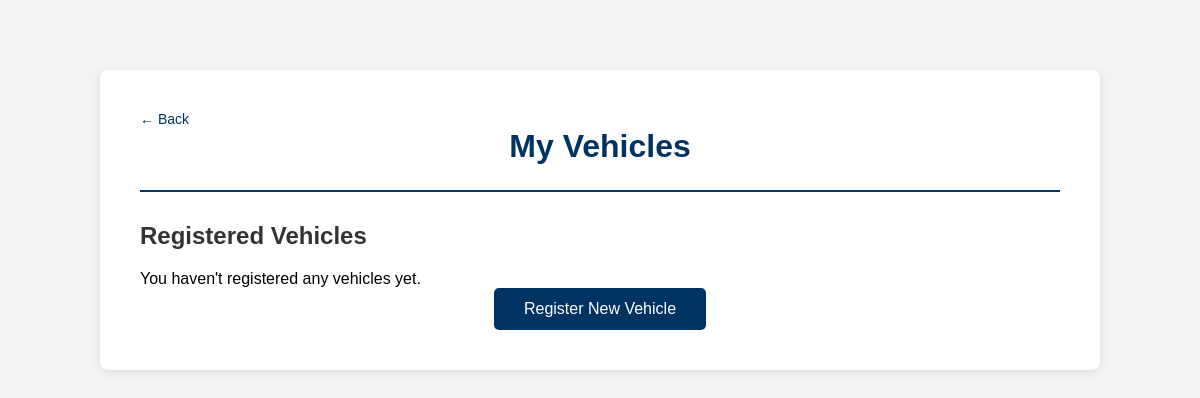
Page /view_vehicles (signed in) on the earlier database version.
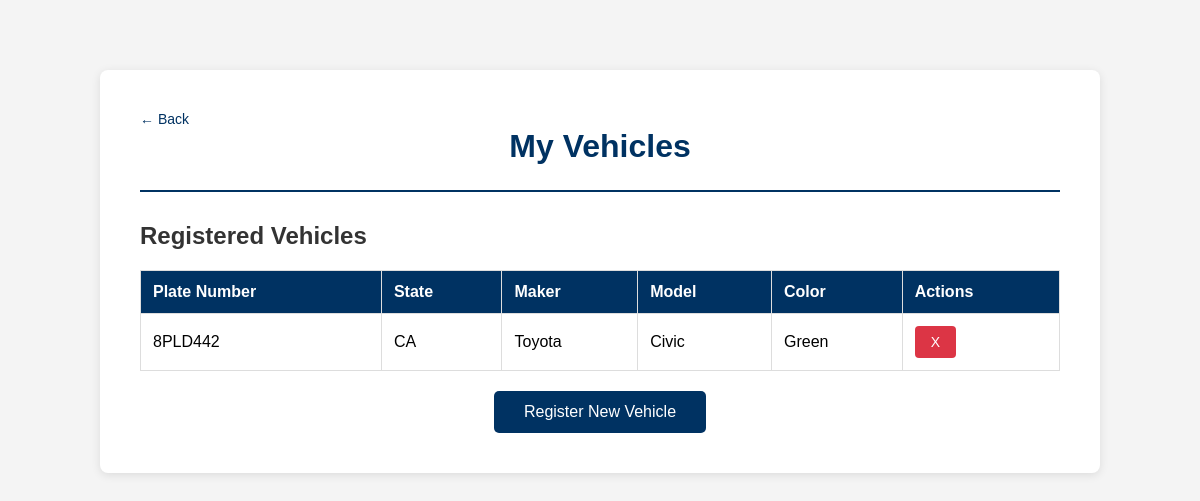
Same page on the later database version.
### tables this page shows
CREATE TABLE vehicles (
    v_vehicleskey integer PRIMARY KEY,
    v_userkey integer not null,
    v_plateno varchar(7) not null,
    v_platestate varchar(20),
    v_maker varchar(20),
    v_model varchar(10),
    v_color varchar(10),

    FOREIGN KEY (v_userkey) REFERENCES users(u_userkey)
);

### app.py (the view, shortened to what this page needs)
@app.route('/view_vehicles', methods=['GET', 'POST'])
@login_required
def view_vehicles():
    conn = sqlite3.connect('instance/data.sqlite')
    cursor = conn.cursor()
    error = None
    cursor.execute("""
        SELECT v_vehicleskey, v_plateno, v_platestate, v_maker, v_model, v_color
        FROM vehicles WHERE v_userkey = ?
        ORDER BY v_vehicleskey DESC
    """, [current_user.u_userkey])
    vehicles = cursor.fetchall()
    conn.close()
    return render_template("view_vehicles.html", vehicles=vehicles, error=error, username=current_user.username)

### app.py (called while the page is built)
@login_manager.user_loader
def load_user(user_id):
    return User.query.get(int(user_id))

### templates/view_vehicles.html (shortened to what this page needs)
<!DOCTYPE html>
<html lang="en">
<head>
    <link rel="stylesheet" href="{{ url_for('static', filename='style.css') }}">
</head>
<body>
    <div class="container">
        <header>
            <a href="{{ url_for('home') }}" class="back-link">← Back</a>
            <h1>My Vehicles</h1>
        </header>
        <main>
            <h2>Registered Vehicles</h2>
            {% if vehicles %}
                <table>
                    <thead>
                        <tr>
                            <th>Plate Number</th>
                            <th>State</th>
                            <th>Maker</th>
                            <th>Model</th>
                            <th>Color</th>
                            <th>Actions</th>
                        </tr>
                    </thead>
                    <tbody>
                        {% for vehicle in vehicles %}
                        <tr>
                            <td>{{ vehicle[1] }}</td>
                            <td>{{ vehicle[2] }}</td>
                            <td>{{ vehicle[3] }}</td>
                            <td>{{ vehicle[4] }}</td>
                            <td>{{ vehicle[5] }}</td>
                            <td>
                                <form method="POST" action="{{ url_for('view_vehicles') }}" style="display:inline;">
                                    <button type="submit" class="delete-btn"
                                            onclick="return confirm('Are you sure you want to delete this vehicle?')">
                                        X
                                    </button>
                                </form>
                            </td>
                        </tr>
                        {% endfor %}
                    </tbody>
                </table>
            {% else %}
                <p class="no-data">You haven't registered any vehicles yet.</p>
            {% endif %}
            <div class="button-container">
                <button class="primary-btn" onclick="window.location.href='{{ url_for('reg_vehicle') }}'">Register New Vehicle</button>
            </div>
        </main>
    </div>
</body>
</html>

Differences in the rows shown:
added vehicles: v_plateno "8PLD442", v_platestate "CA", v_maker "Toyota", v_model "Civic", v_color "Green"
Other differences:
text no longer shown: "You haven't registered any vehicles yet."
text now shown: "Plate Number State Maker Model Color Actions"
